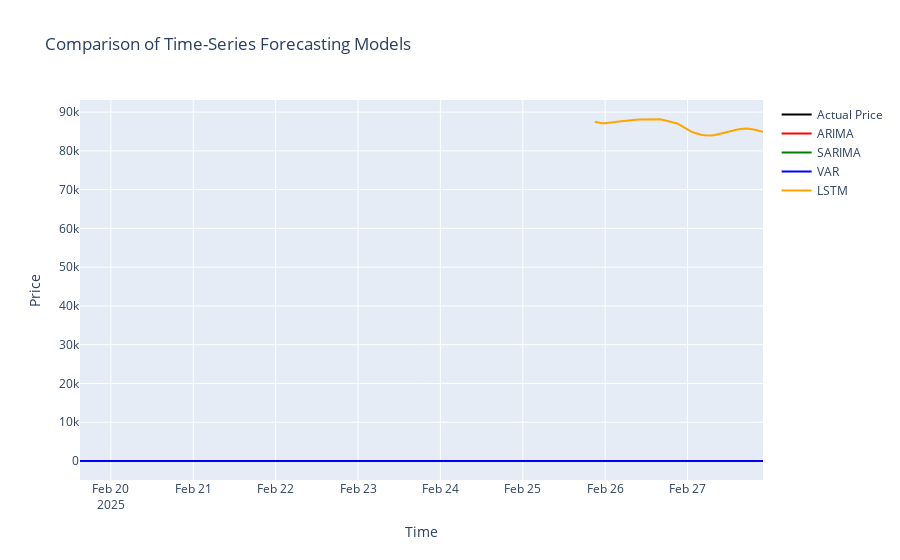

Write notebook code for a chart like this one.
### Code cell
# Plot Comparison of All Forecasts
fig = go.Figure()

# Actual Prices
fig.add_trace(go.Scatter(x=df_test.index, y=df_test[best_feature], name="Actual Price", line=dict(color="black")))

# ARIMA
fig.add_trace(go.Scatter(x=df_test.index, y=df_test["arima_forecast"], name="ARIMA", line=dict(color="red")))

# SARIMA
fig.add_trace(go.Scatter(x=pd.date_range(df_test.index[0], periods=len(sarima_forecast), freq="H"),
                         y=sarima_forecast, name="SARIMA", line=dict(color="green")))

# VAR
fig.add_trace(go.Scatter(x=pd.date_range(df_test.index[0], periods=len(var_forecast_df[best_feature]), freq="H"),
                         y=var_forecast_df[best_feature], name="VAR", line=dict(color="blue")))

# LSTM
fig.add_trace(go.Scatter(x=df_test.index[-50:], y=lstm_preds.flatten(), name="LSTM", line=dict(color="orange")))

fig.update_layout(title="Comparison of Time-Series Forecasting Models", xaxis_title="Time", yaxis_title="Price")
fig.show()

### Figure 1 — Plotly figure (JSON) as saved in the notebook; plotly's stock layout.template omitted (floating-point values rounded to 4 significant figures; data arrays with more than 128 entries replaced by an {"elided": "..."} marker saying what was removed)
{"data": [{"line": {"color": "black"}, "name": "Actual Price", "type": "scatter", "x": {"elided": "200 str values"}, "y": {"elided": "200 float values"}}, {"line": {"color": "red"}, "name": "ARIMA", "type": "scatter", "x": {"elided": "200 str values"}, "y": {"elided": "200 float values"}}, {"line": {"color": "green"}, "name": "SARIMA", "type": "scatter", "x": {"elided": "200 str values"}, "y": {"elided": "200 float values"}}, {"line": {"color": "blue"}, "name": "VAR", "type": "scatter", "x": {"elided": "200 str values"}, "y": {"elided": "200 float values"}}, {"line": {"color": "orange"}, "name": "LSTM", "type": "scatter", "x": ["2025-02-25T21:00:00", "2025-02-25T22:00:00", "2025-02-25T23:00:00", "2025-02-26T00:00:00", "2025-02-26T01:00:00", "2025-02-26T02:00:00", "2025-02-26T03:00:00", "2025-02-26T04:00:00", "2025-02-26T05:00:00", "2025-02-26T06:00:00", "2025-02-26T07:00:00", "2025-02-26T08:00:00", "2025-02-26T09:00:00", "2025-02-26T10:00:00", "2025-02-26T11:00:00", "2025-02-26T12:00:00", "2025-02-26T13:00:00", "2025-02-26T14:00:00", "2025-02-26T15:00:00", "2025-02-26T16:00:00", "2025-02-26T17:00:00", "2025-02-26T18:00:00", "2025-02-26T19:00:00", "2025-02-26T20:00:00", "2025-02-26T21:00:00", "2025-02-26T22:00:00", "2025-02-26T23:00:00", "2025-02-27T00:00:00", "2025-02-27T01:00:00", "2025-02-27T02:00:00", "2025-02-27T03:00:00", "2025-02-27T04:00:00", "2025-02-27T05:00:00", "2025-02-27T06:00:00", "2025-02-27T07:00:00", "2025-02-27T08:00:00", "2025-02-27T09:00:00", "2025-02-27T10:00:00", "2025-02-27T11:00:00", "2025-02-27T12:00:00", "2025-02-27T13:00:00", "2025-02-27T14:00:00", "2025-02-27T15:00:00", "2025-02-27T16:00:00", "2025-02-27T17:00:00", "2025-02-27T18:00:00", "2025-02-27T19:00:00", "2025-02-27T20:00:00", "2025-02-27T21:00:00", "2025-02-27T22:00:00"], "y": [87510.0, 87260.0, 87140.0, 87110.0, 87160.0, 87270.0, 87420.0, 87560.0, 87680.0, 87820.0, 87950.0, 88040.0, 88060.0, 88090.0, 88110.0, 88090.0, 88120.0, 88200.0, 88230.0, 88160.0, 87980.0, 87790.0, 87610.0, 87360.0, 87060.0, 86600.0, 86020.0, 85490.0, 85040.0, 84680.0, 84390.0, 84190.0, 84060.0, 83970.0, 83990.0, 84100.0, 84290.0, 84510.0, 84750.0, 84970.0, 85160.0, 85380.0, 85580.0, 85740.0, 85800.0, 85730.0, 85600.0, 85380.0, 85140.0, 84910.0]}], "layout": {"title": {"text": "Comparison of Time-Series Forecasting Models"}, "xaxis": {"title": {"text": "Time"}}, "yaxis": {"title": {"text": "Price"}}}}
